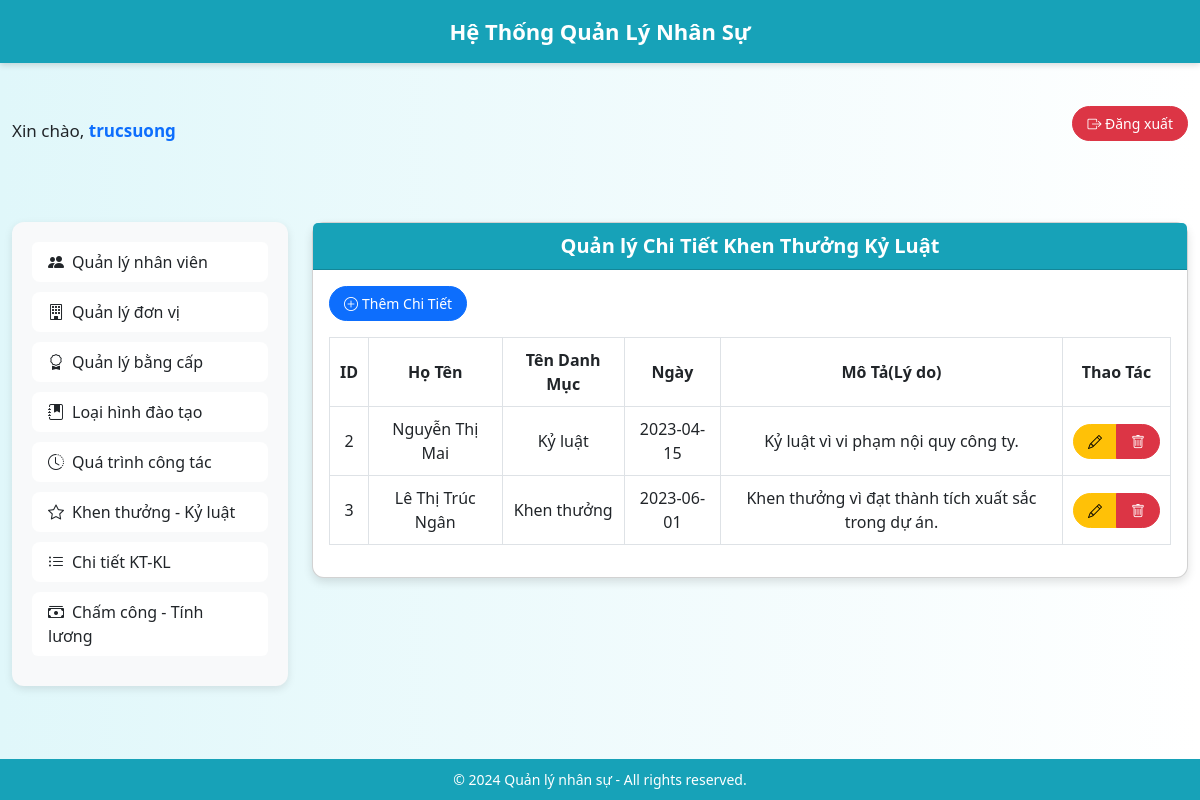
The app's page /admin/quanly_ctktkl.php (signed in) with its own data.
### tables this page shows
CREATE TABLE `chitietkhenthuong_kyluat` (
  `id` int(11) NOT NULL,
  `id_nhan_vien` int(11) DEFAULT NULL,
  `id_danh_muc_ktkl` int(11) DEFAULT NULL,
  `ngay_ly_do` date NOT NULL,
  `mo_ta` text DEFAULT NULL
);

CREATE TABLE `nhanvien` (
  `id` int(11) NOT NULL,
  `ho_ten` varchar(255) NOT NULL,
  `chuc_vu` varchar(255) NOT NULL,
  `ngay_sinh` date NOT NULL,
  `id_don_vi` int(11) DEFAULT NULL,
  `id_bang_cap` int(11) DEFAULT NULL,
  `dia_chi` varchar(255) DEFAULT NULL,
  `so_dien_thoai` varchar(20) DEFAULT NULL,
  `avatar` varchar(255) NOT NULL,
  `id_chuc_vu` int(11) DEFAULT NULL
);

CREATE TABLE `danhmuckhenthuong_kyluat` (
  `id` int(11) NOT NULL,
  `ten_danh_muc` varchar(255) NOT NULL
);

### admin/quanly_ctktkl.php (the view, shortened to what this page needs)
<?php
$conn = new mysqli('localhost', 'root', '', 'quanly_nhansu');
$sql = "SELECT chitietkhenthuong_kyluat.id, nhanvien.ho_ten, danhmuckhenthuong_kyluat.ten_danh_muc, chitietkhenthuong_kyluat.ngay_ly_do, chitietkhenthuong_kyluat.mo_ta
        FROM chitietkhenthuong_kyluat
        JOIN nhanvien ON chitietkhenthuong_kyluat.id_nhan_vien = nhanvien.id
        JOIN danhmuckhenthuong_kyluat ON chitietkhenthuong_kyluat.id_danh_muc_ktkl = danhmuckhenthuong_kyluat.id";
$result = $conn->query($sql);
?>
<!DOCTYPE html>
<html lang="vi">
<head>
    <link href="https://cdn.jsdelivr.net/npm/bootstrap@5.3.0-alpha1/dist/css/bootstrap.min.css" rel="stylesheet">
    <link href="https://cdn.jsdelivr.net/npm/bootstrap-icons@1.10.5/font/bootstrap-icons.css" rel="stylesheet">
</head>
<body>
    <div class="header">
        Hệ Thống Quản Lý Nhân Sự
    </div>
    <div class="container mt-3 d-flex justify-content-between align-items-center">
        <div class="greeting">
            Xin chào, <span class="text-primary fw-semibold"><?php echo htmlspecialchars($_SESSION['admin']); ?></span>
        </div>
        <a href="logout.php" class="btn btn-danger"><i class="bi bi-box-arrow-right"></i> Đăng xuất</a>
    </div>
    <div class="container">
        <div class="row mt-4">
            <div class="col-md-3">
                <div class="sidebar">
                    <div class="list-group">
                        <a href="quanly_nhanvien.php" class="list-group-item list-group-item-action"><i
                                class="bi bi-people-fill me-2"></i>Quản lý nhân viên</a>
                        <a href="quanly_donvi.php" class="list-group-item list-group-item-action"><i
                                class="bi bi-building me-2"></i>Quản lý đơn vị</a>
                        <a href="quanly_bangcap.php" class="list-group-item list-group-item-action"><i
                                class="bi bi-award me-2"></i>Quản lý bằng cấp</a>
                        <a href="quanly_lhdt.php" class="list-group-item list-group-item-action"><i
                                class="bi bi-journal-bookmark-fill me-2"></i>Loại hình đào tạo</a>
                        <a href="quanly_qtct.php" class="list-group-item list-group-item-action"><i
                                class="bi bi-clock-history me-2"></i>Quá trình công tác</a>
                        <a href="quanly_dmktkl.php" class="list-group-item list-group-item-action"><i
                                class="bi bi-star me-2"></i>Khen thưởng - Kỷ luật</a>
                        <a href="quanly_ctktkl.php" class="list-group-item list-group-item-action"><i
                                class="bi bi-list-ul me-2"></i>Chi tiết KT-KL</a>
                        <a href="quanly_cctlht.php" class="list-group-item list-group-item-action"><i
                                class="bi bi-cash-stack me-2"></i>Chấm công - Tính lương</a>
                    </div>
                </div>
            </div>
            <div class="col-md-9">
                <div class="card">
                    <div class="card-header">
                        Quản lý Chi Tiết Khen Thưởng Kỷ Luật
                    </div>
                    <div class="card-body">
                        <a href="them_chitiet.php" class="btn btn-primary mb-3"><i
                                class="bi bi-plus-circle me-1"></i>Thêm Chi Tiết</a>
                        <div class="table-responsive">
                            <table class="table table-hover table-bordered">
                                <thead>
                                    <tr>
                                        <th>ID</th>
                                        <th>Họ Tên</th>
                                        <th>Tên Danh Mục</th>
                                        <th>Ngày</th>
                                        <th>Mô Tả(Lý do)</th>
                                        <th>Thao Tác</th>
                                    </tr>
                                </thead>
                                <tbody>
                                    <?php
                                    if ($result->num_rows > 0) {
                                        while ($row = $result->fetch_assoc()) {
                                            echo "<tr>
                                                    <td>{$row['id']}</td>
                                                    <td>{$row['ho_ten']}</td>
                                                    <td>{$row['ten_danh_muc']}</td>
                                                    <td>{$row['ngay_ly_do']}</td>
                                                    <td>{$row['mo_ta']}</td>
                                                    <td>
                                                        <div class='btn-group' role='group'>
                                                            <a href='sua_chitiet.php?id={$row['id']}' class='btn btn-warning btn-sm'><i class='bi bi-pencil'></i></a>
                                                            <a href='?delete={$row['id']}' class='btn btn-danger btn-sm' onclick='return confirm(\"Bạn có chắc chắn muốn xóa?\")'><i class='bi bi-trash'></i></a>
                                                        </div>
                                                    </td>
                                                </tr>";
                                        }
                                    } else {
                                        echo "<tr><td colspan='6' class='text-center text-muted'>Không có dữ liệu</td></tr>";
                                    }
                                    ?>
                                </tbody>
                            </table>
                        </div>
                    </div>
                </div>
            </div>
        </div>
    </div>
    <div class="footer mt-4">
        &copy; 2024 Quản lý nhân sự - All rights reserved.
    </div>
</body>
</html>

### admin/quanly_ctktkl.php (style rules this page uses)
body { background: linear-gradient(to right, #e0f7fa, #ffffff); font-family: 'Segoe UI', sans-serif; display: flex; flex-direction: column; min-height: 100vh; }
.header { background-color: #17a2b8; color: white; padding: 15px 0; text-align: center; font-size: 22px; font-weight: 600; box-shadow: 0 2px 6px rgba(0, 0, 0, 0.15); }
.greeting { font-size: 17px; margin-top: 15px; }
.container { max-width: 1200px; margin-top: 30px; flex: 1; }
.sidebar { background-color: #f8f9fa; padding: 20px; border-radius: 12px; box-shadow: 0 3px 8px rgba(0, 0, 0, 0.1); }
.list-group-item { border: none; border-radius: 8px; margin-bottom: 10px; transition: all 0.3s ease; }
.card { border-radius: 12px; box-shadow: 0 4px 10px rgba(0, 0, 0, 0.12); }
.card-header { background-color: #17a2b8; color: white; font-weight: bold; font-size: 20px; text-align: center; }
.table th, .table td { text-align: center; vertical-align: middle; padding: 10px; }
.btn { border-radius: 30px; padding: 6px 14px; font-size: 14px; }
.footer { background-color: #17a2b8; color: white; text-align: center; padding: 10px 0; margin-top: 40px; font-size: 14px; }

### records on screen
chitietkhenthuong_kyluat: id "2", id_nhan_vien.ho_ten "Nguyễn Thị Mai", id_danh_muc_ktkl.ten_danh_muc "Kỷ luật", ngay_ly_do "2023-04-15", mo_ta "Kỷ luật vì vi phạm nội quy công ty."
chitietkhenthuong_kyluat: id "3", id_nhan_vien.ho_ten "Lê Thị Trúc Ngân", id_danh_muc_ktkl.ten_danh_muc "Khen thưởng", ngay_ly_do "2023-06-01", mo_ta "Khen thưởng vì đạt thành tích xuất sắc trong dự án."

### other values on screen
$_SESSION['admin'] "trucsuong"
